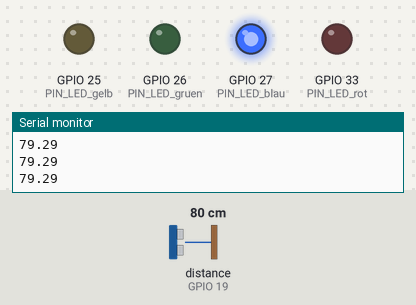
Bench run of a sketch on a simulated ESP32. On the bench: output pins drawn as LEDs (lit = HIGH), the last lines printed to the serial monitor. Wiring (inferred from the names in the program): ultrasonic range finder: trigger GPIO 18; echo GPIO 19. The inputs (shaded band) are chosen by the test bench; at power-on: distance to the obstacle (sensor on GPIO 19) 80 cm. The echo pulse lasts 58.3 µs per cm; WiFi joins after 1.5 s; servers stay silent unless stated; pins used as bus, display or sensor lines are not drawn.

Above: at 3.0 s.
3.1 s: distance to the obstacle (sensor on GPIO 19) set to 55 cm
4.6 s: distance to the obstacle (sensor on GPIO 19) set to 47 cm
At 5.0 s:
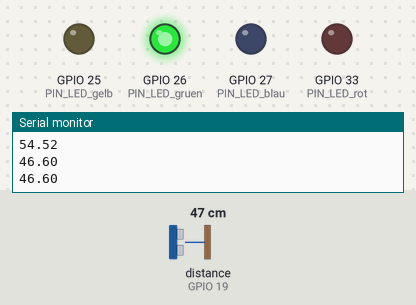
6.1 s: distance to the obstacle (sensor on GPIO 19) set to 23 cm
7.6 s: distance to the obstacle (sensor on GPIO 19) set to 18 cm
At 8.3 s:
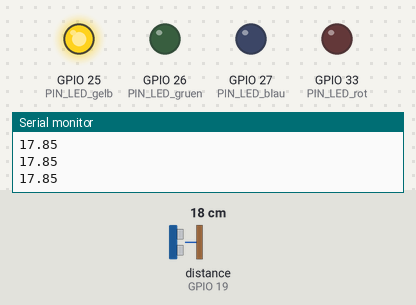
9.2 s: distance to the obstacle (sensor on GPIO 19) set to 7 cm
10.7 s: distance to the obstacle (sensor on GPIO 19) set to 4 cm
At 12.2 s:
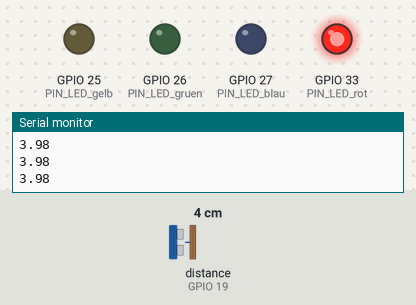
Timing chart, 0 to 13.2 s (numbered marks = the images above; inputs shaded):
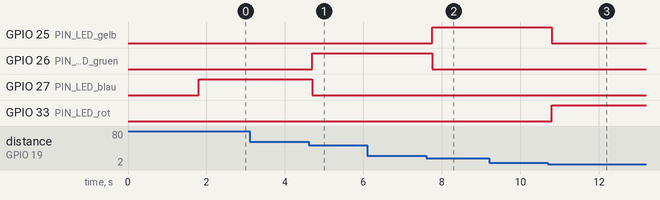

The sketch:

ESP32_distance_measuring_final.ino
```cpp
/****************************************************************************************************************************************************************************

 Name: Jan Döllmann

 Infos zum Projekt:
  - Hardware: Mikrocontroller(ESPRESSIF ESP32-Wroom-32D)
              Ultraschallsensor(Ultrasonic HC-SR04)
              4 LEDs(blau, grün, gelb, rot)
              4x 220 Ohm Widerstand(als Vorwiderstände für die LEDs)
              4 zusammengesteckte 400 PIN Breadboards
              Jumper Kabel

  Mit diesem Projekt wird eine Abstandsmessung mithilfe eines Ultraschallsensors durchgeführt. Die zum Objekt gemessene Distanz über WiFi übertragen
  und auf dem Handy in der App "Blynk" angezeigt. Zusätzlich werden vier farbige LEDs(blau, grün, gelb, rot) verwendet, die abhängig von der gemessenen
  Distanz aufleuchten. Die jeweils aufleuchtende LED wird ebenfalls in Blynk per virtuellen PINs angezeigt.

/****************************************************************************************************************************************************************************/


// Einbinden der Bibliotheken
/****************************************************************************************************************************************************************************/

#include <SPI.h>
#include <Wire.h>
#include <WiFi.h>
#include <WiFiClient.h>
#include <BlynkSimpleEsp32.h>

#define BLYNK_PRINT Serial

/****************************************************************************************************************************************************************************/


// Definitionen
/****************************************************************************************************************************************************************************/

long Messdauer;                                                             // definieren des Messintervalls, indem der Sensor Werte erfasst(100ms)
float Distanz;                                                              // verantwortlich für die Speicherung der vom Ultraschallsensor gelesenen
                                                                            // Werte + Setzen des Anfangswerts auf 0.

const int PIN_LED_blau   = 27;                                              // Definieren der PIN-Einstellungen, die für die LEDs verwendet werden.
const int PIN_LED_gruen  = 26;
const int PIN_LED_gelb   = 25;
const int PIN_LED_rot    = 33;

/****************************************************************************************************************************************************************************/


// Sensorkonfiguration
/****************************************************************************************************************************************************************************/

const int TRIG_PIN = 18;                                                    // PIN-Anschlüsse für den Ultraschallsensor
const int ECHO_PIN = 19;

/****************************************************************************************************************************************************************************/


// WiFi-Einstellungen
/****************************************************************************************************************************************************************************/

char auth[] = "LYyiR2qPxEc_7JjJQLPKTDuJFpA1YfxC";

char ssid[] = "Jan_PC";
char pass[] = "InfoProjekt";
WidgetLCD lcd(V0);

/****************************************************************************************************************************************************************************/


// Setup
/****************************************************************************************************************************************************************************/

void setup()
{
  Serial.begin(9600);
  Blynk.begin("LYyiR2qPxEc_7JjJQLPKTDuJFpA1YfxC", "Jan_PC", "InfoProjekt");

  PIN_Konfiguration();                                                       // Aufrufen der Funktion, welche die Konfiguration der PINs beinhaltet

}

/****************************************************************************************************************************************************************************/


// Konfigurieren der PINs(Setzen der PIN-Modi auf Output/Input)
/****************************************************************************************************************************************************************************/

void PIN_Konfiguration()                                                    // Einstellen der Modi für die PINs, die als Ausgabe verwendet werden
{
  pinMode(PIN_LED_blau,   OUTPUT);
  pinMode(PIN_LED_gruen,  OUTPUT);
  pinMode(PIN_LED_gelb,   OUTPUT);
  pinMode(PIN_LED_rot,    OUTPUT);

  pinMode(TRIG_PIN,       OUTPUT);
  pinMode(ECHO_PIN,        INPUT);

}

/****************************************************************************************************************************************************************************/


void loop()
{

// Messen der Distanz bzw. Ausgeben des gemessenen Wertes auf dem seriellen Monitor
/****************************************************************************************************************************************************************************/

  digitalWrite(TRIG_PIN, LOW);                                               // Sicherstellen, dass der Trigger-PIN frei ist.
  delayMicroseconds(2);

  digitalWrite(TRIG_PIN, HIGH);                                              // Erzeugen der Ultraschallwelle(durch Setzen des Trigger-PINs auf HIGH
  delayMicroseconds(10);                                                     // für 10 us).
  digitalWrite(TRIG_PIN, LOW);

  Messdauer = pulseIn(ECHO_PIN, HIGH);                                       // Zeitintervall wird ausgelesen und in die Variable "Distanz" geschrieben.
  Distanz = (Messdauer * 0.034) / 2;                                         // Mithilfe der Geschwindigkeit der Schallwellen und der Dauer wird die
                                                                             // zurückgelegte Distanz gemessen.

/****************************************************************************************************************************************************************************/


// Ansteuerung der LEDs abhängig von der gemessenen Entfernung
/****************************************************************************************************************************************************************************/

  if( Distanz > 50 )                                                          // blaue LED
  {
    digitalWrite(PIN_LED_blau, HIGH);
    Blynk.virtualWrite(V4, 255);

  }

  else
  {
    digitalWrite(PIN_LED_blau, 0);
    Blynk.virtualWrite(V4, 0);

  }


  if(( Distanz <= 50 ) & ( Distanz > 20 ))                                    // grüne LED
  {
    digitalWrite(PIN_LED_gruen, HIGH);
    Blynk.virtualWrite(V3, 255);

  }

  else
  {
    digitalWrite(PIN_LED_gruen, 0);
    Blynk.virtualWrite(V3, 0);

  }


  if(( Distanz <= 20 ) & ( Distanz > 5 ))                                     // gelbe LED
  {
     digitalWrite(PIN_LED_gelb, HIGH);
     Blynk.virtualWrite(V2, 255);

  }

  else
  {
    digitalWrite(PIN_LED_gelb, 0);
    Blynk.virtualWrite(V2, 0);

  }

  if( Distanz <= 5 )                                                          // rote LED
  {
     digitalWrite(PIN_LED_rot, HIGH);
     Blynk.virtualWrite(V1, 255);

  }

  else
  {
     digitalWrite(PIN_LED_rot, 0);
     Blynk.virtualWrite(V1, 0);


  }

/****************************************************************************************************************************************************************************/

  Serial.println(Distanz);

  lcd.print(1, 0, "   Distanz:");
  lcd.print(4, 1, Distanz);
  lcd.print(10, 1, "cm");
  delay(200);
  Blynk.run();

}
```

Measured:
- the behaviour switches between 51 and 50 cm on distance to the obstacle (sensor on GPIO 19) (found by bisection; images 0 and 1)
- the behaviour switches between 21 and 20 cm on distance to the obstacle (sensor on GPIO 19) (found by bisection; images 1 and 2)
- the behaviour switches between 6 and 5 cm on distance to the obstacle (sensor on GPIO 19) (found by bisection; images 2 and 3)
- after the input at 4.6 s, GPIO 26 (PIN_LED_gruen): LOW → HIGH after 0.09 s; GPIO 27 (PIN_LED_blau): HIGH → LOW after 0.09 s
- after the input at 7.6 s, GPIO 25 (PIN_LED_gelb): LOW → HIGH after 0.15 s; GPIO 26 (PIN_LED_gruen): HIGH → LOW after 0.15 s
- after the input at 10.7 s, GPIO 25 (PIN_LED_gelb): HIGH → LOW after 0.09 s; GPIO 33 (PIN_LED_rot): LOW → HIGH after 0.09 s
